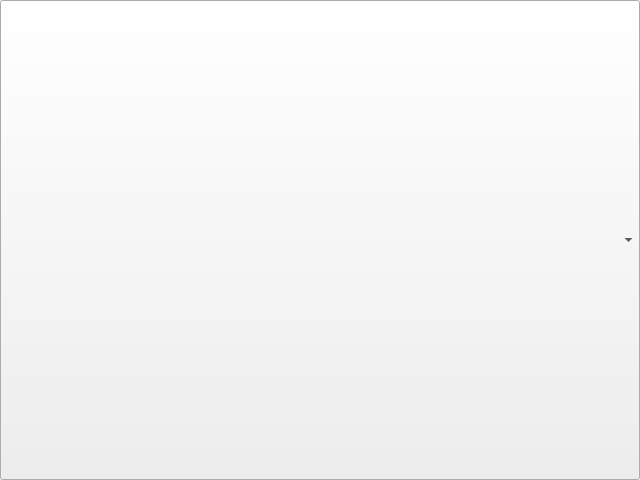
<?xml version="1.0" encoding="UTF-8"?>
<!-- SPDX-License-Identifier: MIT -->
<ui version="4.0">
 <class>ComboBoxHost</class>
 <widget class="QComboBox" name="ComboBoxHost">
  <property name="geometry">
   <rect>
    <x>0</x>
    <y>0</y>
    <width>640</width>
    <height>480</height>
   </rect>
  </property>
  <property name="windowTitle">
   <string>QComboBox</string>
  </property>
  <property name="toolTip">
   <string>QComboBox host</string>
  </property>
 </widget>

</ui>
